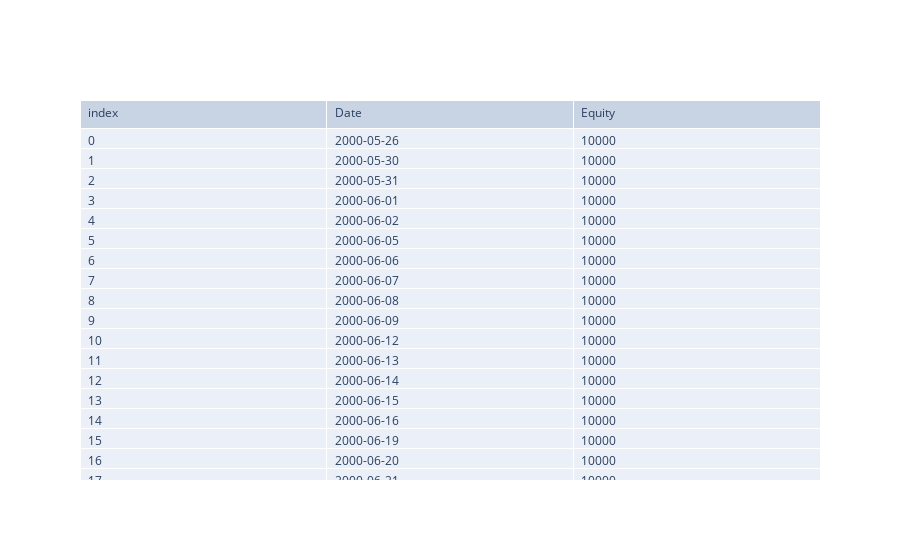

The notebook cell this image was saved under:
### Code cell
table(df)

### Figure 1 — Plotly figure (JSON) as saved in the notebook; plotly's stock layout.template omitted (floating-point values rounded to 4 significant figures; data arrays with more than 128 entries replaced by an {"elided": "..."} marker saying what was removed)
{"data": [{"cells": {"align": "left", "values": {"elided": "3x5659 mixed values"}}, "header": {"align": "left", "values": ["index", "Date", "Equity"]}, "type": "table"}], "layout": {}}
